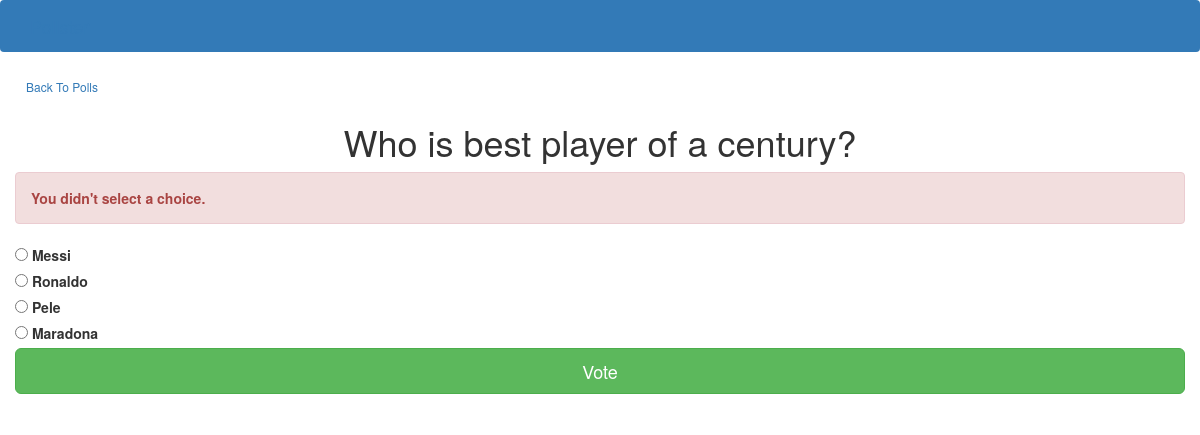
/polls/2/vote/, run on the app's committed database.
### polls/models.py (models this page shows, shortened)
class Question(models.Model):
    question_text = models.CharField(max_length=200)
    pub_date = models.DateTimeField('date published')

class Choice(models.Model):
    question = models.ForeignKey(Question, on_delete=models.CASCADE)
    choice_text = models.CharField(max_length=200)
    votes = models.IntegerField(default=0)

### polls/views.py (the view)
# urls.py: path('<int:question_id>/vote/', views.vote, name='vote'),
def vote(request, question_id):
    question = get_object_or_404(Question, pk=question_id)
    try:
        selected_choice = question.choice_set.get(pk=request.POST['choice'])
    except (KeyError, Choice.DoesNotExist):
        return render(request, 'polls/detail.html', {
            'question': question,
            'error_message': "You didn't select a choice.",
        })
    else:
        selected_choice.votes += 1
        selected_choice.save()
        return HttpResponseRedirect(reverse('polls:results', args=(question.id,)))

### templates/polls/detail.html (shortened to what this page needs)
{% extends 'base.html' %}
{% block content %}
<a class ="btn btn-secondary btn-sm mb-3" href ="{% url 'polls:index' %}">Back To Polls</a>
<h1 class ="text-center mb-3">{{ question.question_text }}</h1>
{% if error_message %}
<p class ="alert alert-danger">
	<strong>{{ error_message }}</strong>
</p>
{% endif %}
<form action ="{% url 'polls:vote' question.id %}" method ="post">
	{% for choice in question.choice_set.all %}
	<div class ="form-check">
		<input type ="radio" name ="choice" class ="form-check-input" id ="choice{{ forloop.counter }}"
			value ="{{ choice.id }}" />
		<label for ="choice{{ forloop.counter }}">{{ choice.choice_text }}</label>
	</div>
	{% endfor %}
	<input type ="submit" value ="Vote" class ="btn btn-success btn-lg btn-block mt-4" />
</form>
{% endblock %}

### data on the page
Question: question_text "Who is best player of a century?"
Choice: choice_text "Messi"
Choice: choice_text "Ronaldo"
Choice: choice_text "Pele"
Choice: choice_text "Maradona"

### other printed values
{{ error_message }} "You didn't select a choice."
